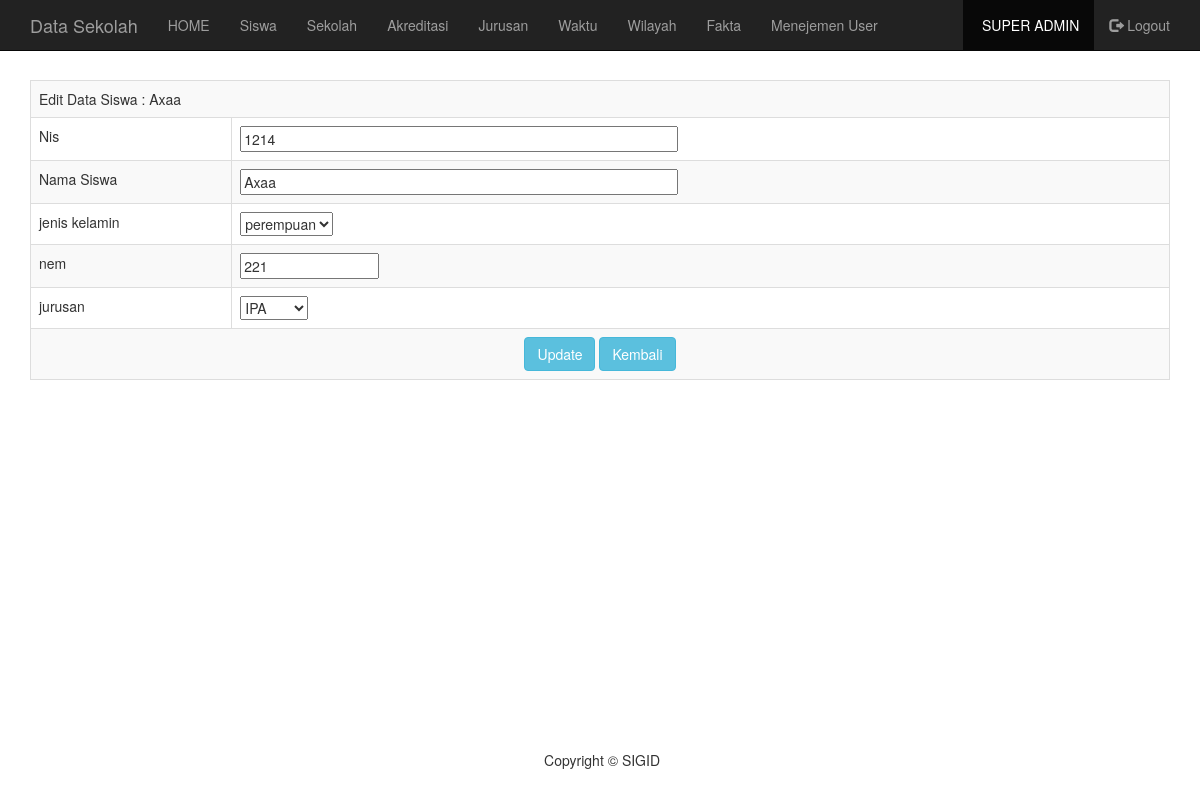
The app's page /default.php?uri=admin/siswa/edit&idsiswa=24 (signed in) with its own data.
### tables this page shows
CREATE TABLE IF NOT EXISTS `siswa` (
  `idsiswa` int(11) NOT NULL,
  `induk` varchar(20) NOT NULL,
  `namasiswa` varchar(40) DEFAULT NULL,
  `jeniskelamin` varchar(45) DEFAULT NULL,
  `nem` float DEFAULT NULL,
  `status` varchar(45) NOT NULL DEFAULT 'insert',
  `tanggal` timestamp NOT NULL DEFAULT CURRENT_TIMESTAMP,
  `kodej` varchar(30) NOT NULL
);

### admin/siswa/edit.php (the view, shortened to what this page needs)
<div class="container">
<?php
if(empty($_SESSION['namasekolah']))
{
	header('location: "default.php?uri=modul/login/logindaftar');
}
else{
$id		= $_GET['idsiswa'];
	$query					= mysql_query("SELECT * FROM siswa WHERE idsiswa='$id'");
	$hasil					= mysql_fetch_array($query);
	$induk 					= $hasil['induk'];
	$namasiswa	 			= $hasil['namasiswa'];
	$jeniskelamin			= $hasil['jeniskelamin'];
	$nem					= $hasil['nem'];
	?>
<br><br><br><br>
<form method="post" action="default.php?uri=admin/siswa/act_edit">
<div class="box-body table-responsive">
<table id="example1" class="table table-bordered table-striped">
<tr><td class="head-data" colspan="2">Edit Data Siswa : <?php echo $namasiswa; ?></td></tr>
<tr><td class="pinggir-data">Nis</td>
<td class="pinggir-data"><input type="text" size="55" required name="induk" value="<?php echo $induk; ?>"></td></tr>
<tr><td class="pinggir-data">Nama Siswa</td>
<td class="pinggir-data"><input type="text" size="55" required name="namasiswa" value="<?php echo $namasiswa; ?>"></td></tr>
<tr><td class="pinggir-data">jenis kelamin</td>
<td class="pinggir-data">
	<select name="jeniskelamin">
	<option value="Perempuan" <?php if($jeniskelamin == 'Perempuan'){ echo "selected"; } ?> >perempuan</option>
	</select>
</td></tr>
<tr><td class="pinggir-data">nem</td>
<td class="pinggir-data"><input type="text" size="15" required name="nem" value="<?php echo $nem; ?>"></td></tr>
<tr><td class="pinggir-data">jurusan</td>
<td class="pinggir-data">
<select name="kodej">
		<?php
		   $qtampilterbaru = "SELECT * FROM (SELECT * FROM jurusan ORDER BY kodej ASC, tanggal DESC ) as t GROUP BY kodej Having t.status != 'delete'";
		  $tampilterbaru  = mysql_query($qtampilterbaru);
	      while($hasilkodej = mysql_fetch_array($tampilterbaru))
	      {
	      	echo '<option value="'.$hasilkodej[kodej].'">'.$hasilkodej[namajurusan].'</option>';
	      }
		?>
	</select>
</td></tr>
<tr><td class="head-data" colspan="2" align="center">
<input type="submit" name="submit" class="btn btn-info" value="Update">
<a href="default.php?uri=admin/siswa/lihat" class="btn btn-info" role="button">Kembali</a>
</td></tr>
</table>
</div>
</form>
</div>
<?php
}
?>

### modul/view/footer.php (style rules this page uses)
body { margin-bottom: 60px; }

### records on screen
siswa: namasiswa "Axaa", induk "1214", jeniskelamin "perempuan", nem "221"

### other values on screen
$_SESSION['namasekolah'] "SUPER ADMIN"
form field kodej "IPA"
